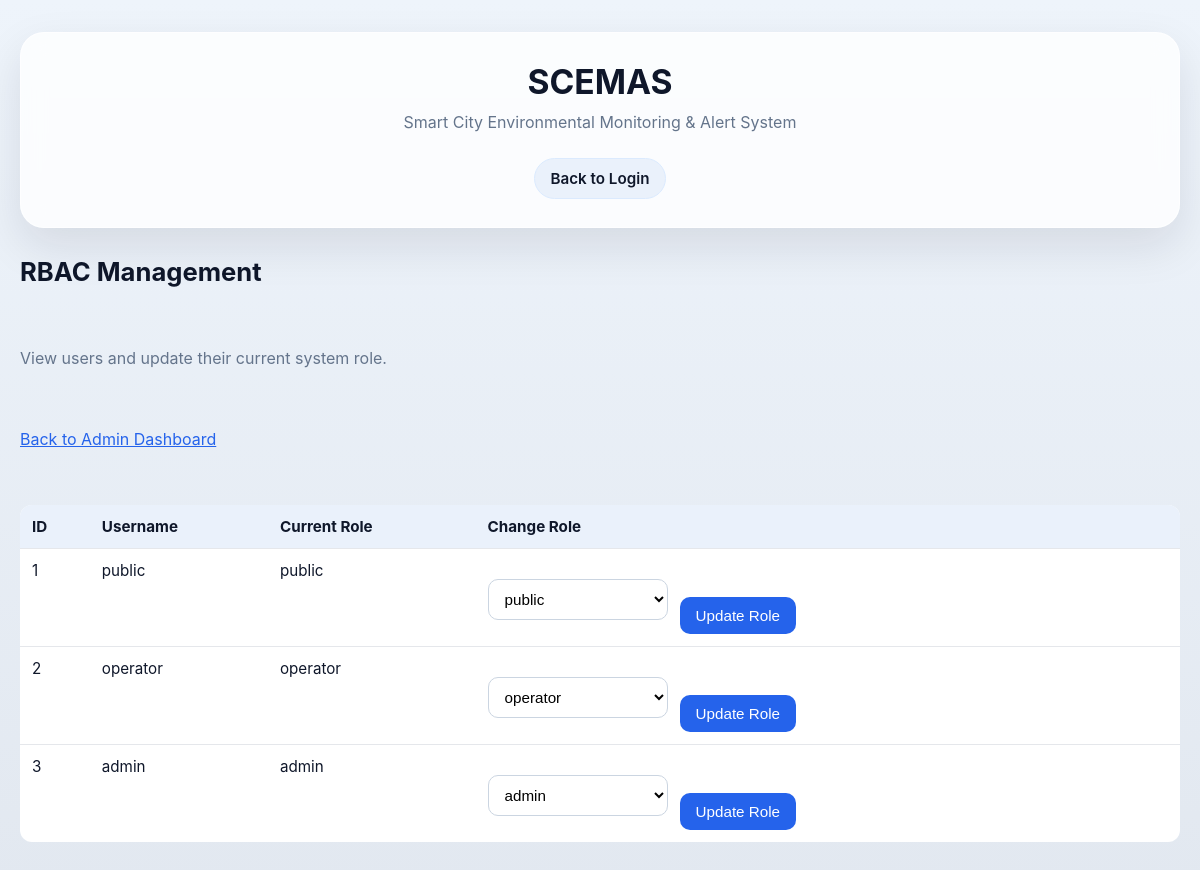
Screenshot of /admin/rbac with the database file from the repository.
### tables this page shows
CREATE TABLE users (
            id INTEGER PRIMARY KEY AUTOINCREMENT,
            username TEXT UNIQUE NOT NULL,
            role TEXT NOT NULL
        );

### app.py (the view)
@app.route("/admin/rbac", methods=["GET", "POST"])
def admin_rbac():
    if request.method == "POST":
        change_user_role(request.form["user_id"], request.form["role"])
    return render_template("rbac.html", users=fetch_all_users())

### abstractions/db.py (called while the page is built)
def get_db_connection():
    conn = sqlite3.connect(DB_NAME)
    conn.row_factory = sqlite3.Row
    return conn

### abstractions/user_model.py (called while the page is built)
def get_all_users():
    conn = get_db_connection()
    users = conn.execute("""
        SELECT * FROM users
        ORDER BY id
    """).fetchall()
    conn.close()
    return users

### controllers/role_management_controller.py (called while the page is built)
def fetch_all_users():
    return get_all_users()

### templates/rbac.html (shortened to what this page needs)
{% extends "base.html" %}
{% block content %}
<h2>RBAC Management</h2>
<p class="info-text">View users and update their current system role.</p>
<p><a href="{{ url_for('admin_dashboard') }}">Back to Admin Dashboard</a></p>
{% if users %}
<table>
    <tr>
        <th>ID</th>
        <th>Username</th>
        <th>Current Role</th>
        <th>Change Role</th>
    </tr>
    {% for user in users %}
    <tr>
        <td>{{ user["id"] }}</td>
        <td>{{ user["username"] }}</td>
        <td>{{ user["role"] }}</td>
        <td>
            <form method="POST" class="inline-form">
                <div>
                    <select name="role" required>
                        <option value="public" {% if user["role"]=="public" %}selected{% endif %}>public</option>
                        <option value="operator" {% if user["role"]=="operator" %}selected{% endif %}>operator</option>
                        <option value="admin" {% if user["role"]=="admin" %}selected{% endif %}>admin</option>
                    </select>
                </div>
                <div>
                    <button type="submit">Update Role</button>
                </div>
            </form>
        </td>
    </tr>
    {% endfor %}
</table>
{% else %}
<p>No users found.</p>
{% endif %}
{% endblock %}

### static/style.css (style rules this page uses)
* { box-sizing: border-box; }
body { margin: 0; font-family: Arial, sans-serif; background: #f4f7fb; color: #1f2937; }
h2 { margin-top: 0; color: #0f172a; font-size: 1.6rem; }
p { line-height: 1.6; }
table { width: 100%; border-collapse: collapse; margin-top: 14px; background: #ffffff; overflow: hidden; border-radius: 12px; }
th { background: #eaf1fb; color: #0f172a; text-align: left; padding: 12px; font-size: 0.95rem; }
td { padding: 12px; border-top: 1px solid #e5e7eb; vertical-align: top; font-size: 0.95rem; }
form { margin-top: 12px; }
input[type="text"], input[type="number"], select { width: 100%; max-width: 320px; padding: 10px 12px; border: 1px solid #cbd5e1; border-radius: 10px; font-size: 0.95rem; margin-top: 6px; margin-bottom: 14px; background: #fff; }
button { background: #2563eb; color: white; border: none; padding: 10px 16px; border-radius: 10px; font-size: 0.95rem; cursor: pointer; transition: 0.2s ease; }
a { color: #2563eb; }
.info-text { color: #64748b; margin-bottom: 18px; }
.inline-form { display: flex; flex-wrap: wrap; gap: 12px; align-items: end; }
.inline-form>div { min-width: 180px; }
body { margin: 0; font-family: Inter, Arial, sans-serif; background: linear-gradient(180deg, #eef4fb 0%, #e2e8f0 100%); color: #0f172a; }

### rows the page displays
users: id "1", username "public", role "public"
users: id "2", username "operator", role "operator"
users: id "3", username "admin", role "admin"
